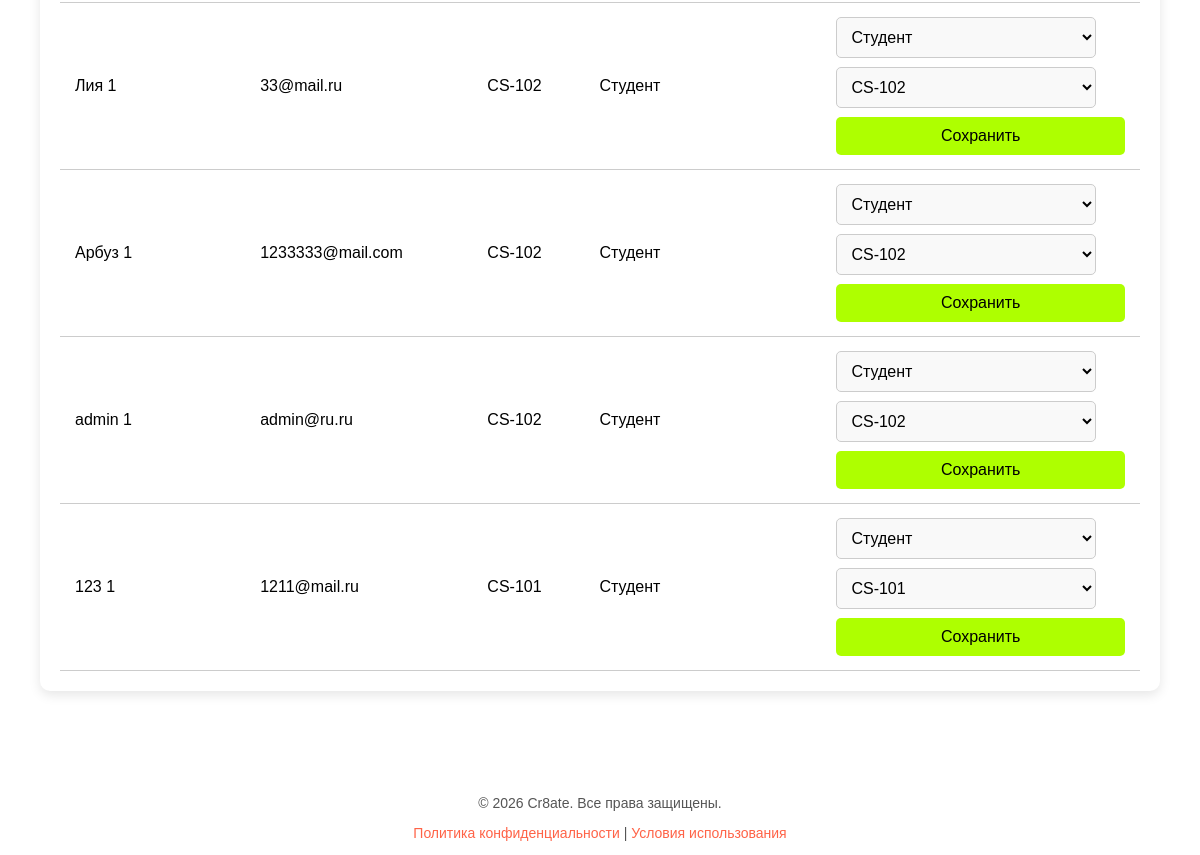
The app's page /manage-users/ (signed in, lower part), older data.
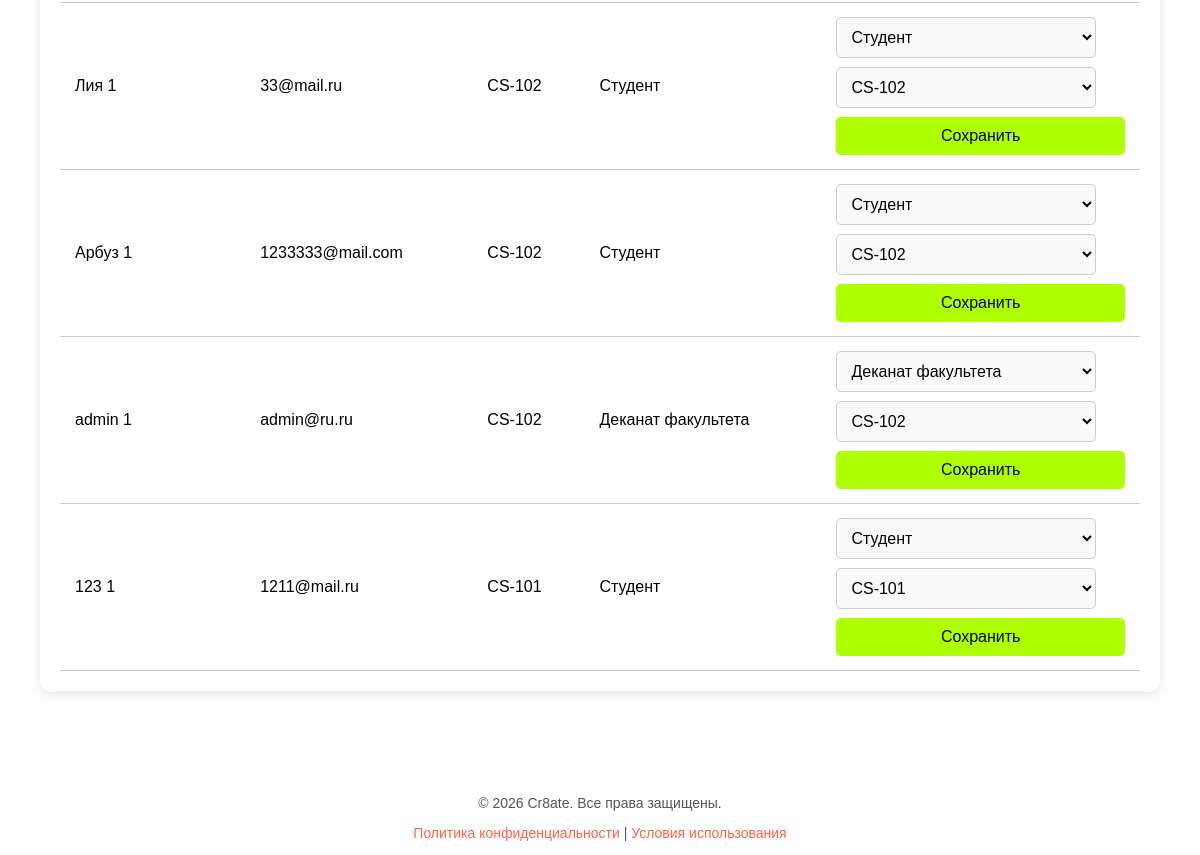
The same page, newer data.
### user_auth/models.py (models this page shows, shortened)
class CustomUser(AbstractBaseUser, PermissionsMixin):
    email = models.EmailField(unique=True)
    name = models.CharField(max_length=255)
    surname = models.CharField(max_length=255)
    role = models.CharField(
        max_length=20,
        choices=UserRole.choices,
        default=UserRole.STUDENT
    )
    group = models.CharField(
        max_length=20,
        choices=StudyGroup.choices,
        default=StudyGroup.NONE
    )
    is_active = models.BooleanField(default=True)
    is_staff = models.BooleanField(default=False)
    objects = CustomUserManager()
    USERNAME_FIELD = 'email'
    REQUIRED_FIELDS = ['name']
    @property
    def full_name(self):
        return f"{self.name} {self.surname}"

### user_auth/views.py (the view, shortened to what this page needs)
# urls.py: path('manage-users/', views.manage_users, name='manage_users'),
@login_required
def manage_users(request):
    if request.user.role != UserRole.DEAN:
        return redirect('user_auth:home')
    selected_group = request.GET.get('group')
    selected_role = request.GET.get('role')
    users = CustomUser.objects.all()
    if selected_group:
        users = users.filter(group=selected_group)
    if selected_role:
        users = users.filter(role=selected_role)
    return render(request, 'manage_users.html', {
    'users': users,
    'roles': UserRole.choices,
    'groups': StudyGroup.choices,
    'selected_group': selected_group,
    'selected_role': selected_role,  # <-- передаем сюда
})

### user_auth/templates/manage_users.html (shortened to what this page needs)
{% load static %}
<!DOCTYPE html>
<html lang="ru" data-theme="light">
<head>
    <link rel="stylesheet" href="{% static 'css/login.css' %}">
</head>
<body>
<div class="panel-container">
    <div class="table-container">
        <table>
            <tbody>
            {% for u in users %}
                <tr>
                    <td>{{ u.full_name }}</td>
                    <td>{{ u.email }}</td>
                    <td>{{ u.get_group_display }}</td>
                    <td>{{ u.get_role_display }}</td>
                    <td>
                        <form method="post" style="display:flex; gap:5px; flex-wrap:wrap;">
                            <select name="role">
                                {% for value, label in roles %}
                                    <option value="{{ value }}" {% if value == u.role %}selected{% endif %}>{{ label }}</option>
                                {% endfor %}
                            </select>
                            <select name="group">
                                {% for value, label in groups %}
                                    <option value="{{ value }}" {% if value == u.group %}selected{% endif %}>{{ label }}</option>
                                {% endfor %}
                            </select>
                            <button type="submit" class="action-btn">Сохранить</button>
                        </form>
                    </td>
                </tr>
            {% empty %}
                <tr>
                    <td colspan="5" style="text-align:center">Нет пользователей</td>
                </tr>
            {% endfor %}
            </tbody>
        </table>
    </div>
</div>
<div class="footer-home">
    <p>© 2026 Cr8ate. Все права защищены.</p>
    <p><a href="#">Политика конфиденциальности</a> | <a href="#">Условия использования</a></p>
</div>
</body>
</html>

Row changes from the older to the newer data that the page shows:
changed CustomUser "admin 1": role "Студент" → "Деканат факультета"
